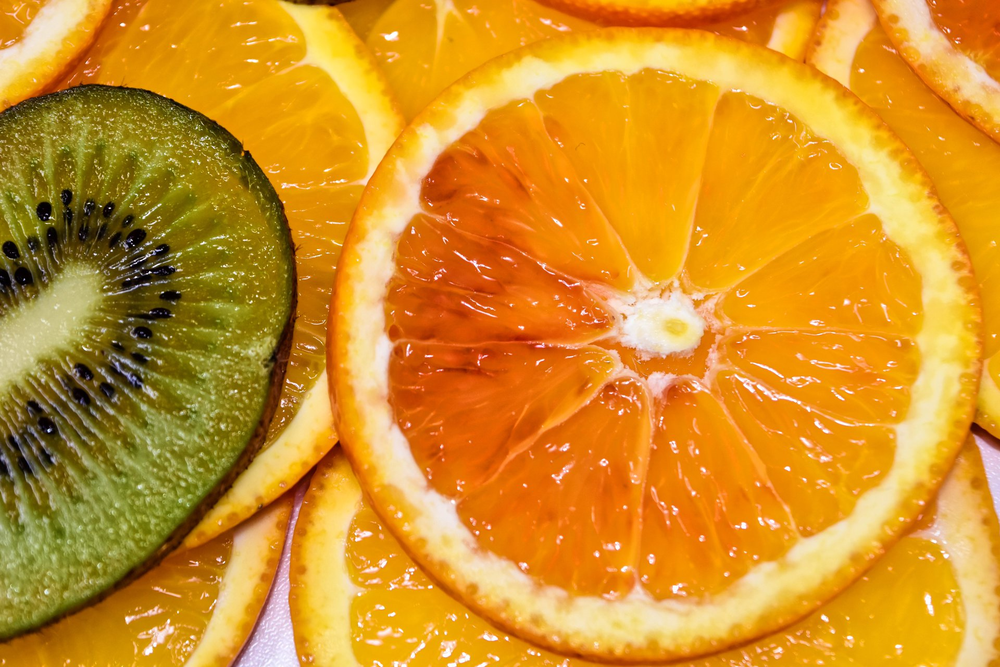
#> input picture 23.JupyterNotebook_CutMix Practice/data/orange4.png, 1000 x 667 px, shrunk from 1920 x 1280 before the run; its folder holds 4 pictures in this run
$ jupyter execute practice.ipynb
#> lines starting #> are read from the running program, lines starting #| are printed output that depends on the picture
### CutMix

- Patches are cut and pasted among training images

- Class labels are also mixed proportionally to the area of the patches.

[cell 1]
import os
import numpy as np
import random
import cv2
import matplotlib.pyplot as plt

[cell 2]
image_path = "./data"
index_len = len(os.listdir(image_path))
print("index_len >>> ", index_len)

image_list = os.listdir(image_path)
print("image_list >>> ", image_list)

[cell 3]
# load image
def load_image(path, index) :
#> called with path = './data', index = 3
    image = cv2.imread(os.path.join(path, image_list[index]), cv2.IMREAD_COLOR)
#> image is the input picture: shape (667, 1000, 3); mean B, G, R 37.8, 145.2, 210.8
    image = cv2.cvtColor(image, cv2.COLOR_BGR2RGB).astype(np.float32)
    image /= 255.0 # normalization을 위해 해당 값으로 나눔
    print(image)
#> (printed output is left out)
    return image

[cell 4]
image = load_image(image_path, 3)
image_size = image.shape[0]
#> image_size = 667

[cell 5]
def cutmix(path, index, imgsize) :
#> called with path = './data', index = 3, imgsize = 667
    w, h = imgsize, imgsize
#> w = 667; h = 667
    s = imgsize // 2
#> s = 333

    # 중앙값 랜덤하게 잡기(256 ~ 768)
    xc, yc = [int(random.uniform(imgsize * 0.25, imgsize * 0.75)) for _ in range(2)]
#> xc = 448; yc = 419


    indexes = [index] + [random.randint(0, index) for _ in range(3)]

    # 검은색 배경인 임의의 이미지 생성(여기다가 이미지 붙여넣기)
    return_img = np.full((imgsize, imgsize, 3), 1, dtype=np.float32)

    for i, index in enumerate(indexes) :
        image = load_image(path, index)
#> (printed output is left out)

        # top left
        if i == 0 :
            # large image
            x1a, y1a, x2a, y2a = max(xc-w, 0), max(yc-h,0), xc, yc
#> x1a = 0; y1a = 0; x2a = 448; y2a = 419
            # small image
            x1b, y1b, x2b, y2b = w - (x2a-x1a), h - (y2a-y1a), w, h
#> x1b = 219; y1b = 248; x2b = 667; y2b = 667
        elif i == 1 :
            # top right
            x1a, y1a, x2a, y2a = xc, max(yc-h, 0), min(xc+w, s*2), yc
            x1b, y1b, x2b, y2b = 0, h - (y2a-y1a), min(w, x2a-x1a), h
        elif i == 2 :
            # bottom left
            x1a, y1a, x2a, y2a = max(xc-w, 0), yc, xc, min(s*2, yc+h)
            x1b, y1b, x2b, y2b = w - (x2a-x1a), 0, max(xc, w), min(y2a-y1a, h)
        elif i == 3 :
            x1a, y1a, x2a, y2a = xc, yc, min(xc+w, s*2), min(s*2, yc+h)
            x1b, y1b, x2b, y2b = 0, 0, min(w, x2a-x1a), min(y2a-y1a, h)

        return_img[y1a:y2a, x1a:x2a] = image[y1b:y2b, x1b:x2b]
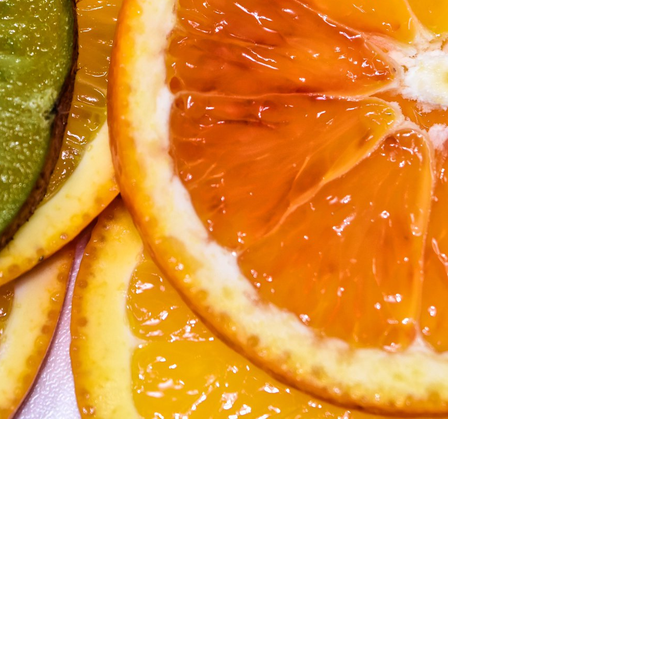
#> return_img: shape (667, 667, 3) float32; mean R, G, B 0.941, 0.809, 0.657

    return return_img

[cell 6]
test = cutmix(image_path, 3, image_size)
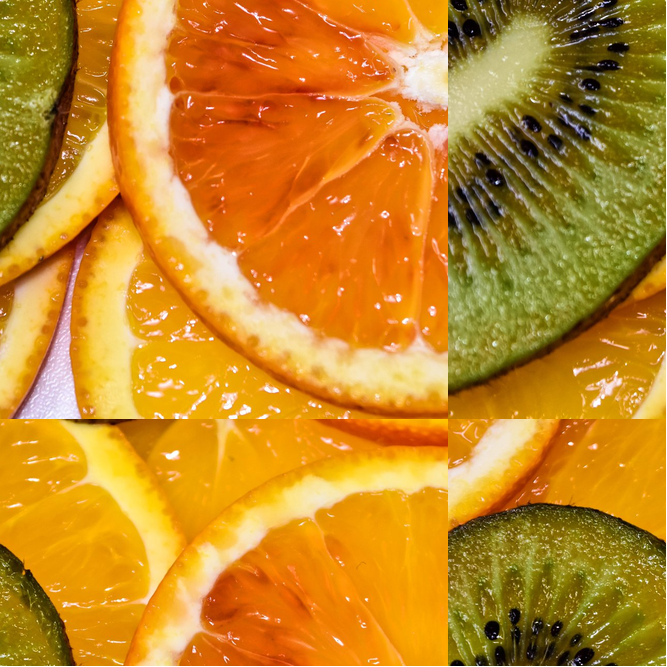
#> test: shape (667, 667, 3) float32; mean R, G, B 0.775, 0.536, 0.149
plt.imshow(test)
plt.show()
